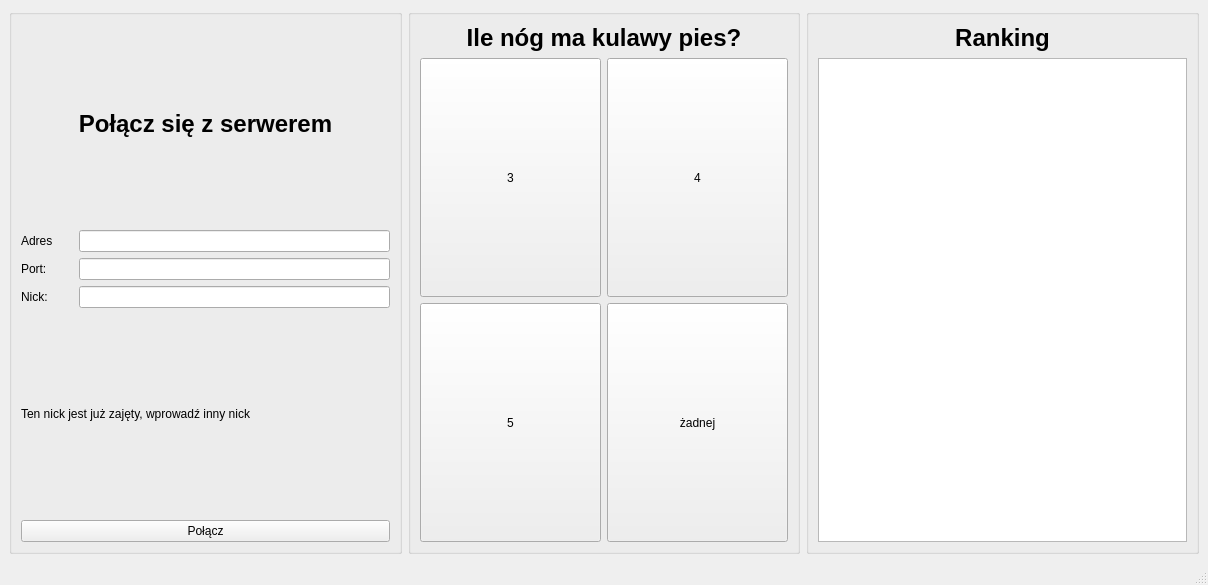
<?xml version="1.0" encoding="UTF-8"?>
<ui version="4.0">
 <class>ClientWindow</class>
 <widget class="QMainWindow" name="ClientWindow">
  <property name="geometry">
   <rect>
    <x>0</x>
    <y>0</y>
    <width>1208</width>
    <height>585</height>
   </rect>
  </property>
  <property name="windowTitle">
   <string>Kahut</string>
  </property>
  <widget class="QWidget" name="centralwidget">
   <layout class="QHBoxLayout" name="horizontalLayout">
    <item>
     <widget class="QGroupBox" name="groupBox">
      <property name="sizePolicy">
       <sizepolicy hsizetype="Preferred" vsizetype="Preferred">
        <horstretch>2</horstretch>
        <verstretch>0</verstretch>
       </sizepolicy>
      </property>
      <property name="title">
       <string/>
      </property>
      <layout class="QVBoxLayout" name="verticalLayout">
       <item>
        <widget class="QLabel" name="connectLabel">
         <property name="text">
          <string>&lt;html&gt;&lt;head/&gt;&lt;body&gt;&lt;h1 align=&quot;center&quot; style=&quot; margin-top:18px; margin-bottom:12px; margin-left:0px; margin-right:0px; -qt-block-indent:0; text-indent:0px;&quot;&gt;&lt;span style=&quot; font-size:xx-large; font-weight:600;&quot;&gt;Połącz się z serwerem&lt;/span&gt;&lt;/h1&gt;&lt;/body&gt;&lt;/html&gt;</string>
         </property>
        </widget>
       </item>
       <item>
        <layout class="QHBoxLayout" name="horizontalLayout_2">
         <item>
          <widget class="QLabel" name="label_2">
           <property name="sizePolicy">
            <sizepolicy hsizetype="Preferred" vsizetype="Preferred">
             <horstretch>1</horstretch>
             <verstretch>0</verstretch>
            </sizepolicy>
           </property>
           <property name="text">
            <string>Adres </string>
           </property>
          </widget>
         </item>
         <item>
          <widget class="QLineEdit" name="ipInput">
           <property name="sizePolicy">
            <sizepolicy hsizetype="Expanding" vsizetype="Fixed">
             <horstretch>6</horstretch>
             <verstretch>0</verstretch>
            </sizepolicy>
           </property>
          </widget>
         </item>
        </layout>
       </item>
       <item>
        <layout class="QHBoxLayout" name="horizontalLayout_3">
         <item>
          <widget class="QLabel" name="label_3">
           <property name="sizePolicy">
            <sizepolicy hsizetype="Preferred" vsizetype="Preferred">
             <horstretch>1</horstretch>
             <verstretch>0</verstretch>
            </sizepolicy>
           </property>
           <property name="text">
            <string>Port:  </string>
           </property>
          </widget>
         </item>
         <item>
          <widget class="QLineEdit" name="portInput">
           <property name="sizePolicy">
            <sizepolicy hsizetype="Expanding" vsizetype="Fixed">
             <horstretch>6</horstretch>
             <verstretch>0</verstretch>
            </sizepolicy>
           </property>
          </widget>
         </item>
        </layout>
       </item>
       <item>
        <layout class="QHBoxLayout" name="horizontalLayout_4">
         <item>
          <widget class="QLabel" name="label_4">
           <property name="sizePolicy">
            <sizepolicy hsizetype="Preferred" vsizetype="Preferred">
             <horstretch>1</horstretch>
             <verstretch>0</verstretch>
            </sizepolicy>
           </property>
           <property name="text">
            <string>Nick:</string>
           </property>
          </widget>
         </item>
         <item>
          <widget class="QLineEdit" name="nickInput">
           <property name="sizePolicy">
            <sizepolicy hsizetype="Expanding" vsizetype="Fixed">
             <horstretch>6</horstretch>
             <verstretch>0</verstretch>
            </sizepolicy>
           </property>
          </widget>
         </item>
        </layout>
       </item>
       <item>
        <widget class="QLabel" name="errorLabel">
         <property name="text">
          <string>Ten nick jest już zajęty, wprowadź inny nick</string>
         </property>
        </widget>
       </item>
       <item>
        <layout class="QHBoxLayout" name="horizontalLayout_5">
         <item>
          <widget class="QPushButton" name="connectButton">
           <property name="text">
            <string>Połącz</string>
           </property>
          </widget>
         </item>
        </layout>
       </item>
      </layout>
     </widget>
    </item>
    <item>
     <widget class="QGroupBox" name="groupBox_2">
      <property name="sizePolicy">
       <sizepolicy hsizetype="Preferred" vsizetype="Preferred">
        <horstretch>2</horstretch>
        <verstretch>0</verstretch>
       </sizepolicy>
      </property>
      <property name="title">
       <string/>
      </property>
      <layout class="QVBoxLayout" name="verticalLayout_2">
       <item>
        <widget class="QLabel" name="questionContent">
         <property name="sizePolicy">
          <sizepolicy hsizetype="Minimum" vsizetype="Minimum">
           <horstretch>0</horstretch>
           <verstretch>0</verstretch>
          </sizepolicy>
         </property>
         <property name="text">
          <string>&lt;html&gt;&lt;head/&gt;&lt;body&gt;&lt;h1 align=&quot;center&quot; style=&quot; margin-top:18px; margin-bottom:12px; margin-left:0px; margin-right:0px; -qt-block-indent:0; text-indent:0px;&quot;&gt;&lt;span style=&quot; font-size:xx-large; font-weight:600;&quot;&gt;Ile nóg ma kulawy pies?&lt;/span&gt;&lt;/h1&gt;&lt;/body&gt;&lt;/html&gt;</string>
         </property>
        </widget>
       </item>
       <item>
        <layout class="QGridLayout" name="gridLayout_2">
         <item row="2" column="0">
          <widget class="QPushButton" name="answer3">
           <property name="sizePolicy">
            <sizepolicy hsizetype="Minimum" vsizetype="Expanding">
             <horstretch>0</horstretch>
             <verstretch>0</verstretch>
            </sizepolicy>
           </property>
           <property name="text">
            <string>5</string>
           </property>
          </widget>
         </item>
         <item row="2" column="1">
          <widget class="QPushButton" name="answer4">
           <property name="sizePolicy">
            <sizepolicy hsizetype="Minimum" vsizetype="Expanding">
             <horstretch>0</horstretch>
             <verstretch>0</verstretch>
            </sizepolicy>
           </property>
           <property name="text">
            <string>żadnej</string>
           </property>
          </widget>
         </item>
         <item row="0" column="1">
          <widget class="QPushButton" name="answer2">
           <property name="sizePolicy">
            <sizepolicy hsizetype="Minimum" vsizetype="Expanding">
             <horstretch>0</horstretch>
             <verstretch>0</verstretch>
            </sizepolicy>
           </property>
           <property name="text">
            <string>4</string>
           </property>
          </widget>
         </item>
         <item row="0" column="0">
          <widget class="QPushButton" name="answer1">
           <property name="sizePolicy">
            <sizepolicy hsizetype="Minimum" vsizetype="Expanding">
             <horstretch>0</horstretch>
             <verstretch>0</verstretch>
            </sizepolicy>
           </property>
           <property name="styleSheet">
            <string notr="true"/>
           </property>
           <property name="text">
            <string>3</string>
           </property>
          </widget>
         </item>
        </layout>
       </item>
      </layout>
     </widget>
    </item>
    <item>
     <widget class="QGroupBox" name="groupBox_3">
      <property name="sizePolicy">
       <sizepolicy hsizetype="Preferred" vsizetype="Preferred">
        <horstretch>2</horstretch>
        <verstretch>0</verstretch>
       </sizepolicy>
      </property>
      <property name="title">
       <string/>
      </property>
      <layout class="QVBoxLayout" name="verticalLayout_3">
       <item>
        <widget class="QLabel" name="rankingLabel">
         <property name="text">
          <string>&lt;html&gt;&lt;head/&gt;&lt;body&gt;&lt;h1 align=&quot;center&quot; style=&quot; margin-top:18px; margin-bottom:12px; margin-left:0px; margin-right:0px; -qt-block-indent:0; text-indent:0px;&quot;&gt;&lt;span style=&quot; font-size:xx-large; font-weight:600;&quot;&gt;Ranking&lt;/span&gt;&lt;/h1&gt;&lt;/body&gt;&lt;/html&gt;</string>
         </property>
        </widget>
       </item>
       <item>
        <widget class="QTextEdit" name="ranking">
         <property name="readOnly">
          <bool>true</bool>
         </property>
        </widget>
       </item>
      </layout>
     </widget>
    </item>
   </layout>
  </widget>
  <widget class="QStatusBar" name="statusbar"/>
 </widget>
 <resources/>
 <connections/>
</ui>
